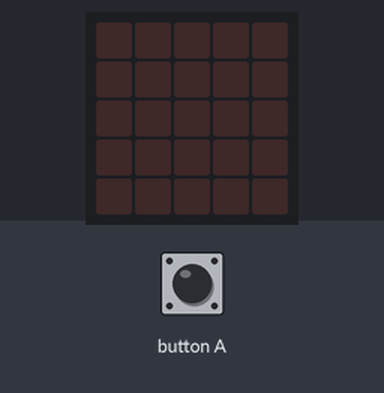
This program was run on a simulated BBC micro:bit (MakeCode). Shown: the board's 5×5 LED display. The inputs (shaded band) are chosen by the test bench. The 48×5 strip is a reading aid, not a part: it shows the text the display is scrolling, unrolled, one strip-width of it at a time.

Above: at 1.2 s.
1.3 s: button A pressed for 0.15 s
At 1.7 s:
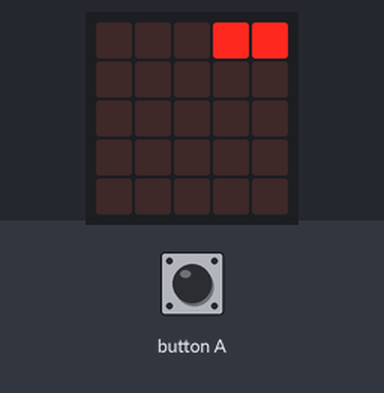
At 2.8 s:
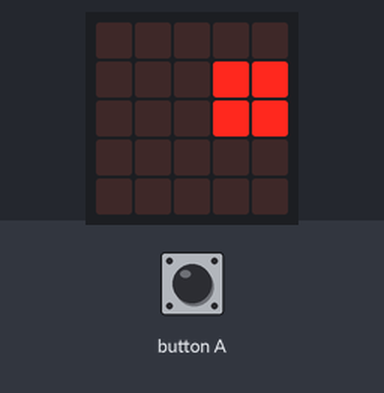
4.4 s: button A pressed for 0.15 s
At 9.9 s:
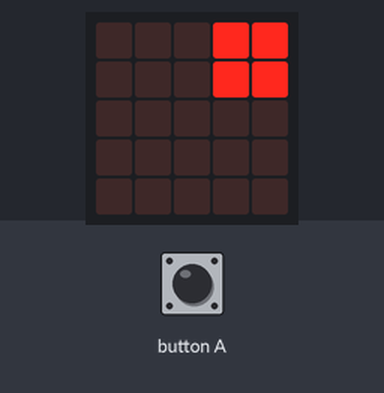
Timing chart, 0 to 11.4 s (numbered marks = the images above; inputs shaded):
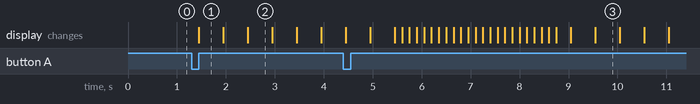

Measured:
- after the input at 1.3 s, the display: changes after 0.15 s (image 1)
- after the input at 4.4 s, the display: first differs from a run without the input after 4.7 s (image 3 shows a later state)
- what the display in image 1 shows lasts 0.5 s, from 1.5 s to 2.0 s

The program:

main.ts
```typescript
input.onButtonPressed(Button.A, function () {
    basic.showLeds(`
        . . . # #
        . . . . .
        . . . . .
        . . . . .
        . . . . .
        `)
    basic.pause(100)
    basic.showLeds(`
        . . . # #
        . . . # #
        . . . . .
        . . . . .
        . . . . .
        `)
    basic.pause(100)
    basic.showLeds(`
        . . . . .
        . . . # #
        . . . # #
        . . . . .
        . . . . .
        `)
    basic.pause(100)
    basic.showLeds(`
        . . . . .
        . . . . .
        . . . # #
        . . . # #
        . . . . .
        `)
    basic.pause(100)
    basic.showLeds(`
        . . . . .
        . . . . .
        . . . . .
        . . . # #
        . . . # #
        `)
    basic.pause(100)
    basic.showLeds(`
        . . . # .
        . # . . .
        . . . . .
        . . . # .
        . # . . .
        `)
    basic.pause(100)
    basic.showLeds(`
        . . . . .
        # . . . .
        # . . . .
        # . . . .
        . # . . .
        `)
    basic.pause(100)
    basic.showLeds(`
        . . . . .
        . . . . .
        . . . . .
        # # . . .
        # # . . .
        `)
    basic.pause(100)
    basic.showString("waw")
})
```

test.ts
```typescript
// les tests vont ici ; cela ne sera pas compilé si ce paquet est utilisé en tant qu'extension.
```
